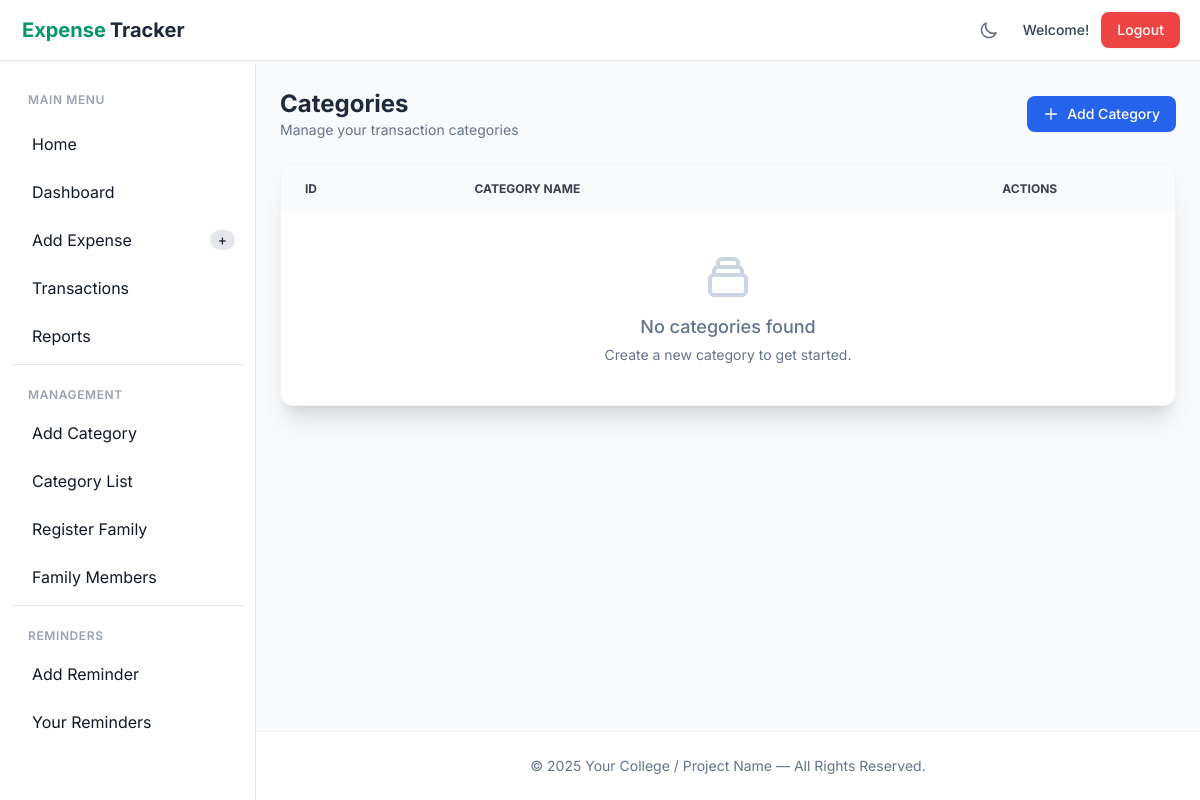
The page /user/categorylist on the database as committed earlier.
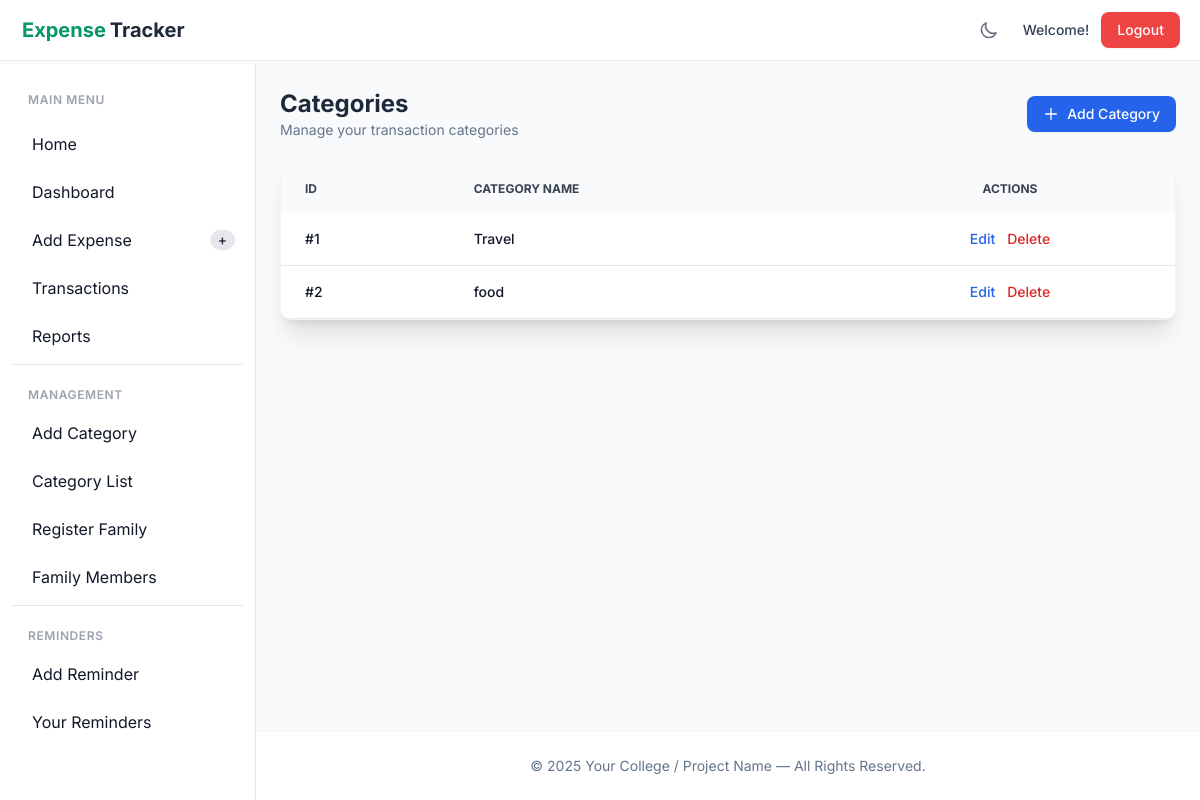
The same page on the database as committed later.
### user/models.py (models this page shows, shortened)
class Category(models.Model):
    category_type = models.CharField(max_length=100)

### user/views.py (the view)
# urls.py: path('user/categorylist',views.Categorylist_page, name='Categorylist_page'),
def Categorylist_page(request):
    categories = Category.objects.all()
    role =  request.session.get("role")
    return render(request, 'category_list.html', {
        'categories': categories,
       'role':role})

### user/templates/category_list.html (shortened to what this page needs)
{% extends 'base_dashboard.html' %}
{% load static %}
{% block content %}
<div class="animate-fade-in-up">
  <div class="flex flex-col md:flex-row justify-between items-start md:items-center mb-6">
    <div>
      <h1 class="text-2xl font-bold text-slate-800 dark:text-white">Categories</h1>
      <p class="text-slate-500 dark:text-slate-400 text-sm">Manage your transaction categories</p>
    </div>
    <a href="{% url 'Category_page' %}"
      class="mt-4 md:mt-0 inline-flex items-center px-4 py-2 bg-blue-600 hover:bg-blue-700 text-white text-sm font-medium rounded-lg transition-colors shadow-sm">
      <svg class="w-4 h-4 mr-2" fill="none" stroke="currentColor" viewBox="0 0 24 24">
        <path stroke-linecap="round" stroke-linejoin="round" stroke-width="2" d="M12 4v16m8-8H4"></path>
      </svg>
      Add Category
    </a>
  </div>
  <div
    class="bg-white dark:bg-slate-800 rounded-xl shadow-xl border border-gray-100 dark:border-slate-700 overflow-hidden">
    <div class="overflow-x-auto">
      <table class="w-full text-sm text-left text-gray-500 dark:text-gray-400">
        <thead class="text-xs text-gray-700 uppercase bg-gray-50 dark:bg-slate-700 dark:text-gray-400">
          <tr>
            <th scope="col" class="px-6 py-4">ID</th>
            <th scope="col" class="px-6 py-4">Category Name</th>
            <th scope="col" class="px-6 py-4 text-center">Actions</th>
          </tr>
        </thead>
        <tbody>
          {% for c in categories %}
          <tr
            class="bg-white border-b dark:bg-slate-800 dark:border-slate-700 hover:bg-gray-50 dark:hover:bg-slate-700/50 transition-colors">
            <td class="px-6 py-4 font-medium text-gray-900 dark:text-white">
              #{{ c.id }}
            </td>
            <td class="px-6 py-4 font-medium text-gray-900 dark:text-white">
              {{ c.category_type }}
            </td>
            <td class="px-6 py-4 text-center">
              <div class="flex items-center justify-center space-x-3">
                <a href="{% url 'category_edit_page' c.id %}"
                  class="font-medium text-blue-600 dark:text-blue-500 hover:underline">Edit</a>
                <a href="{% url 'category_delete' c.id %}"
                  onclick="return confirm('Are you sure you want to delete this category?')"
                  class="font-medium text-red-600 dark:text-red-500 hover:underline">Delete</a>
              </div>
            </td>
          </tr>
          {% empty %}
          <tr>
            <td colspan="3" class="px-6 py-10 text-center text-slate-500 dark:text-slate-400">
              <div class="flex flex-col items-center justify-center">
                <p class="text-lg font-medium">No categories found</p>
                <p class="text-sm mt-1">Create a new category to get started.</p>
              </div>
            </td>
          </tr>
          {% endfor %}
        </tbody>
      </table>
    </div>
  </div>
</div>
{% endblock %}

Rows that differ between the two databases and show on the page:
added Category: id "1", category_type "Travel"
added Category: id "2", category_type "food"
Other text that changed with them:
text no longer shown: "No categories found Create a new category to get started."
